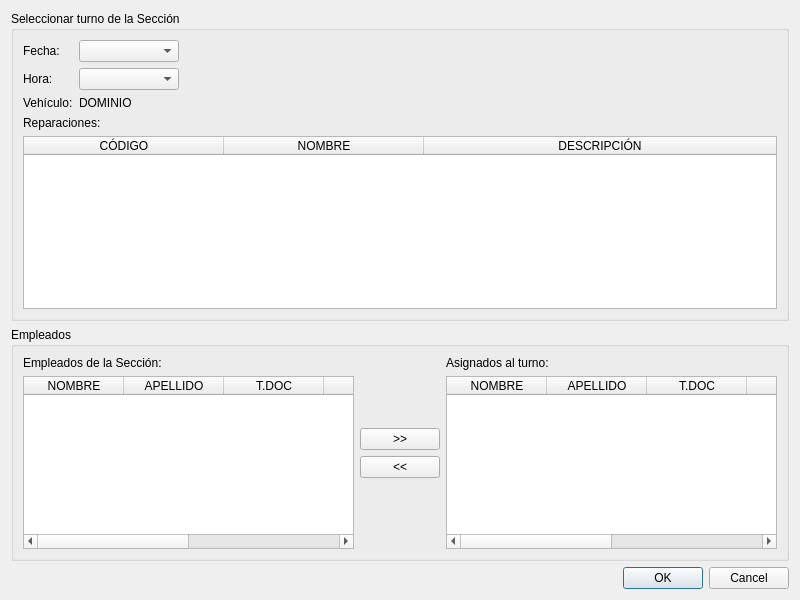
<?xml version="1.0" encoding="UTF-8"?>
<ui version="4.0">
 <class>DialogoAsignarReparaciones</class>
 <widget class="QDialog" name="DialogoAsignarReparaciones">
  <property name="geometry">
   <rect>
    <x>0</x>
    <y>0</y>
    <width>800</width>
    <height>600</height>
   </rect>
  </property>
  <property name="minimumSize">
   <size>
    <width>800</width>
    <height>600</height>
   </size>
  </property>
  <property name="windowTitle">
   <string>Dialog</string>
  </property>
  <layout class="QVBoxLayout" name="verticalLayout">
   <item>
    <widget class="QGroupBox" name="groupBox">
     <property name="title">
      <string>Seleccionar turno de la Sección</string>
     </property>
     <layout class="QHBoxLayout" name="horizontalLayout_2">
      <item>
       <layout class="QVBoxLayout" name="verticalLayout_3">
        <item>
         <layout class="QFormLayout" name="formLayout">
          <property name="fieldGrowthPolicy">
           <enum>QFormLayout::AllNonFixedFieldsGrow</enum>
          </property>
          <item row="0" column="0">
           <widget class="QLabel" name="labelFecha">
            <property name="text">
             <string>Fecha:</string>
            </property>
           </widget>
          </item>
          <item row="0" column="1">
           <widget class="QComboBox" name="comboBoxFecha">
            <property name="maximumSize">
             <size>
              <width>100</width>
              <height>16777215</height>
             </size>
            </property>
           </widget>
          </item>
          <item row="1" column="0">
           <widget class="QLabel" name="labelHora">
            <property name="text">
             <string>Hora:</string>
            </property>
           </widget>
          </item>
          <item row="1" column="1">
           <widget class="QComboBox" name="comboBoxHora">
            <property name="maximumSize">
             <size>
              <width>100</width>
              <height>16777215</height>
             </size>
            </property>
           </widget>
          </item>
          <item row="2" column="0">
           <widget class="QLabel" name="labelVehiculo">
            <property name="text">
             <string>Vehículo:</string>
            </property>
           </widget>
          </item>
          <item row="2" column="1">
           <widget class="QLabel" name="labelDominio">
            <property name="text">
             <string>DOMINIO</string>
            </property>
           </widget>
          </item>
         </layout>
        </item>
        <item>
         <widget class="QLabel" name="labelReparaciones">
          <property name="text">
           <string>Reparaciones:</string>
          </property>
         </widget>
        </item>
        <item>
         <widget class="QTableWidget" name="tableWidgetReparaciones">
          <attribute name="horizontalHeaderDefaultSectionSize">
           <number>200</number>
          </attribute>
          <attribute name="horizontalHeaderStretchLastSection">
           <bool>true</bool>
          </attribute>
          <column>
           <property name="text">
            <string>CÓDIGO</string>
           </property>
          </column>
          <column>
           <property name="text">
            <string>NOMBRE</string>
           </property>
          </column>
          <column>
           <property name="text">
            <string>DESCRIPCIÓN</string>
           </property>
          </column>
         </widget>
        </item>
       </layout>
      </item>
     </layout>
    </widget>
   </item>
   <item>
    <widget class="QGroupBox" name="groupBox_2">
     <property name="title">
      <string>Empleados</string>
     </property>
     <layout class="QHBoxLayout" name="horizontalLayout_3">
      <item>
       <layout class="QHBoxLayout" name="horizontalLayout">
        <item>
         <layout class="QVBoxLayout" name="verticalLayout_4">
          <item>
           <widget class="QLabel" name="labelEmpleados">
            <property name="text">
             <string>Empleados de la Sección:</string>
            </property>
           </widget>
          </item>
          <item>
           <widget class="QTableWidget" name="tableWidgetEmpleadosDisponibles">
            <attribute name="horizontalHeaderStretchLastSection">
             <bool>true</bool>
            </attribute>
            <column>
             <property name="text">
              <string>NOMBRE</string>
             </property>
            </column>
            <column>
             <property name="text">
              <string>APELLIDO</string>
             </property>
            </column>
            <column>
             <property name="text">
              <string>T.DOC</string>
             </property>
            </column>
            <column>
             <property name="text">
              <string>N.DOC</string>
             </property>
            </column>
            <column>
             <property name="text">
              <string>F.NAC</string>
             </property>
            </column>
            <column>
             <property name="text">
              <string>EMAIL</string>
             </property>
            </column>
           </widget>
          </item>
         </layout>
        </item>
        <item>
         <layout class="QVBoxLayout" name="verticalLayout_2">
          <item>
           <spacer name="verticalSpacer">
            <property name="orientation">
             <enum>Qt::Vertical</enum>
            </property>
            <property name="sizeHint" stdset="0">
             <size>
              <width>20</width>
              <height>40</height>
             </size>
            </property>
           </spacer>
          </item>
          <item>
           <widget class="QPushButton" name="pushButtonAsignar">
            <property name="text">
             <string>&gt;&gt;</string>
            </property>
           </widget>
          </item>
          <item>
           <widget class="QPushButton" name="pushButtonDesasignar">
            <property name="text">
             <string>&lt;&lt;</string>
            </property>
           </widget>
          </item>
          <item>
           <spacer name="verticalSpacer_2">
            <property name="orientation">
             <enum>Qt::Vertical</enum>
            </property>
            <property name="sizeHint" stdset="0">
             <size>
              <width>20</width>
              <height>40</height>
             </size>
            </property>
           </spacer>
          </item>
         </layout>
        </item>
        <item>
         <layout class="QVBoxLayout" name="verticalLayout_5">
          <item>
           <widget class="QLabel" name="labelAsignados">
            <property name="text">
             <string>Asignados al turno:</string>
            </property>
           </widget>
          </item>
          <item>
           <widget class="QTableWidget" name="tableWidgetEmpleadosAsignados">
            <attribute name="horizontalHeaderStretchLastSection">
             <bool>true</bool>
            </attribute>
            <column>
             <property name="text">
              <string>NOMBRE</string>
             </property>
            </column>
            <column>
             <property name="text">
              <string>APELLIDO</string>
             </property>
            </column>
            <column>
             <property name="text">
              <string>T.DOC</string>
             </property>
            </column>
            <column>
             <property name="text">
              <string>N.DOC</string>
             </property>
            </column>
            <column>
             <property name="text">
              <string>F.NAC</string>
             </property>
            </column>
            <column>
             <property name="text">
              <string>EMAIL</string>
             </property>
            </column>
           </widget>
          </item>
         </layout>
        </item>
       </layout>
      </item>
     </layout>
    </widget>
   </item>
   <item>
    <widget class="QDialogButtonBox" name="buttonBox">
     <property name="orientation">
      <enum>Qt::Horizontal</enum>
     </property>
     <property name="standardButtons">
      <set>QDialogButtonBox::Cancel|QDialogButtonBox::Ok</set>
     </property>
    </widget>
   </item>
  </layout>
 </widget>
 <resources/>
 <connections>
  <connection>
   <sender>buttonBox</sender>
   <signal>accepted()</signal>
   <receiver>DialogoAsignarReparaciones</receiver>
   <slot>accept()</slot>
   <hints>
    <hint type="sourcelabel">
     <x>248</x>
     <y>254</y>
    </hint>
    <hint type="destinationlabel">
     <x>157</x>
     <y>274</y>
    </hint>
   </hints>
  </connection>
  <connection>
   <sender>buttonBox</sender>
   <signal>rejected()</signal>
   <receiver>DialogoAsignarReparaciones</receiver>
   <slot>reject()</slot>
   <hints>
    <hint type="sourcelabel">
     <x>316</x>
     <y>260</y>
    </hint>
    <hint type="destinationlabel">
     <x>286</x>
     <y>274</y>
    </hint>
   </hints>
  </connection>
 </connections>
</ui>
